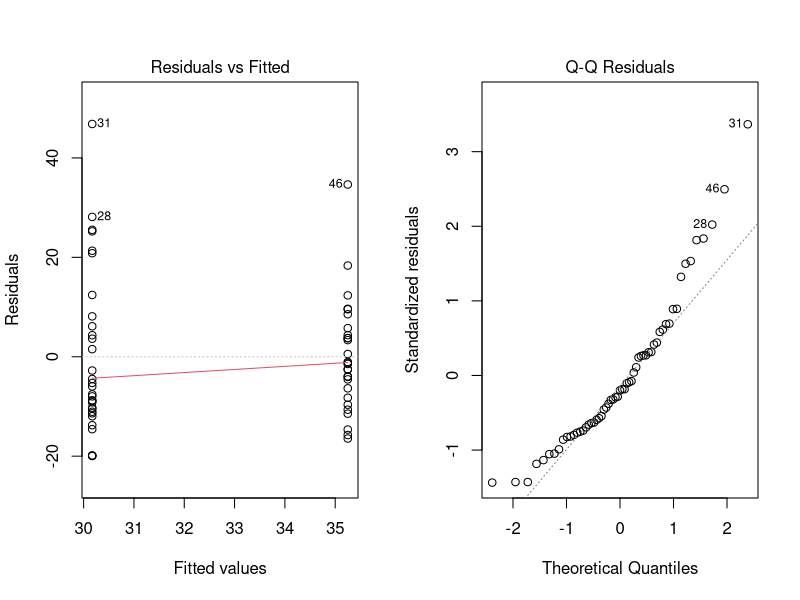
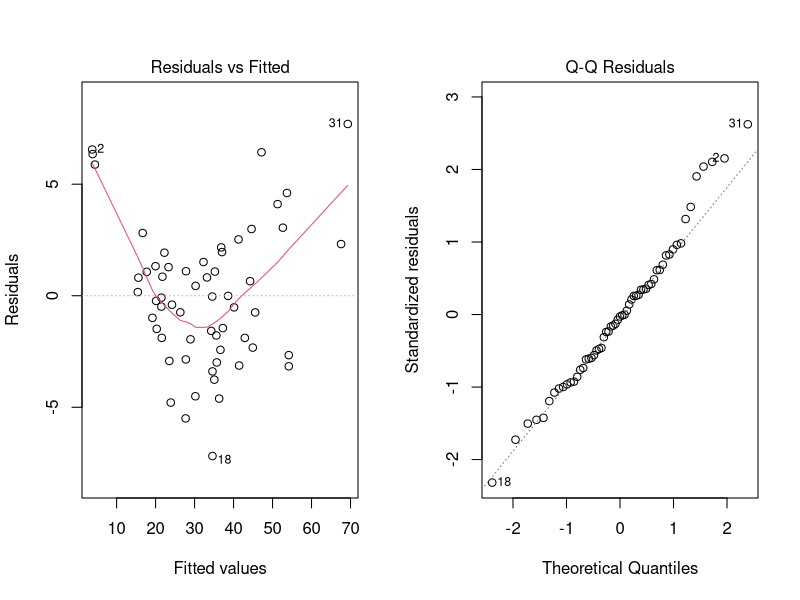
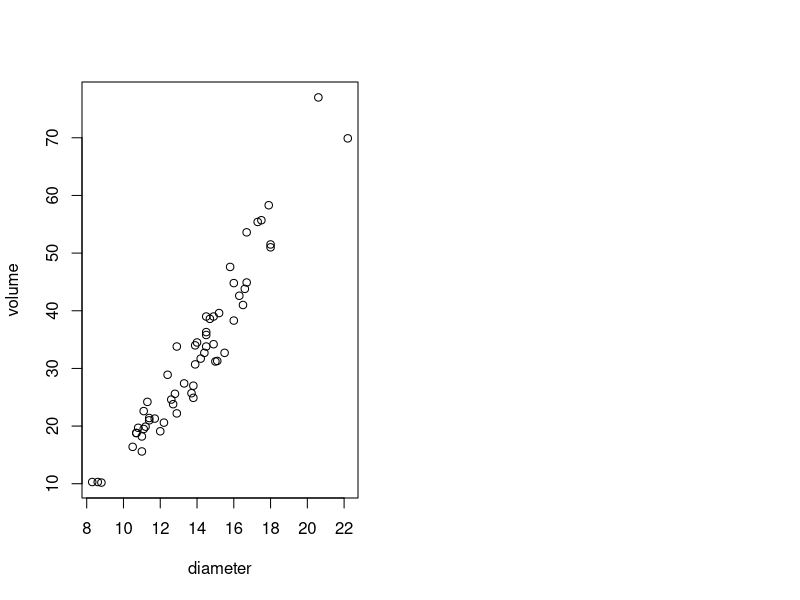
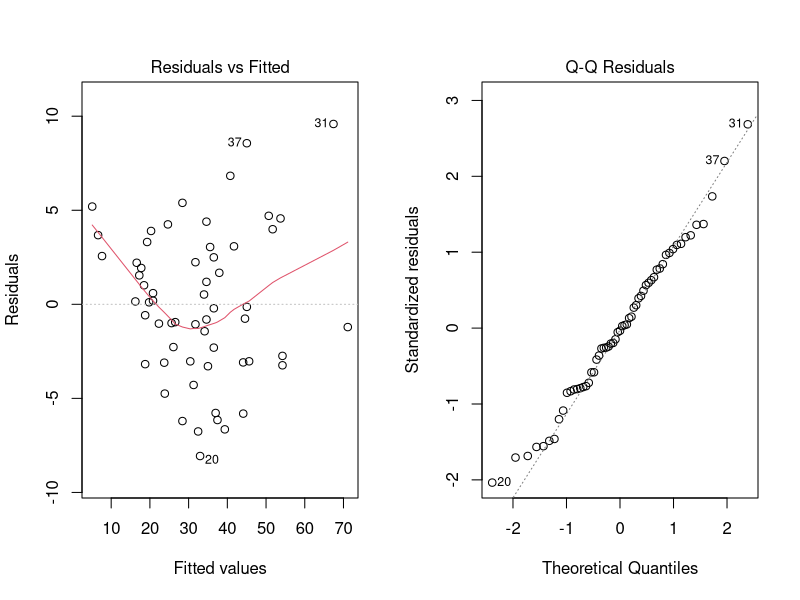
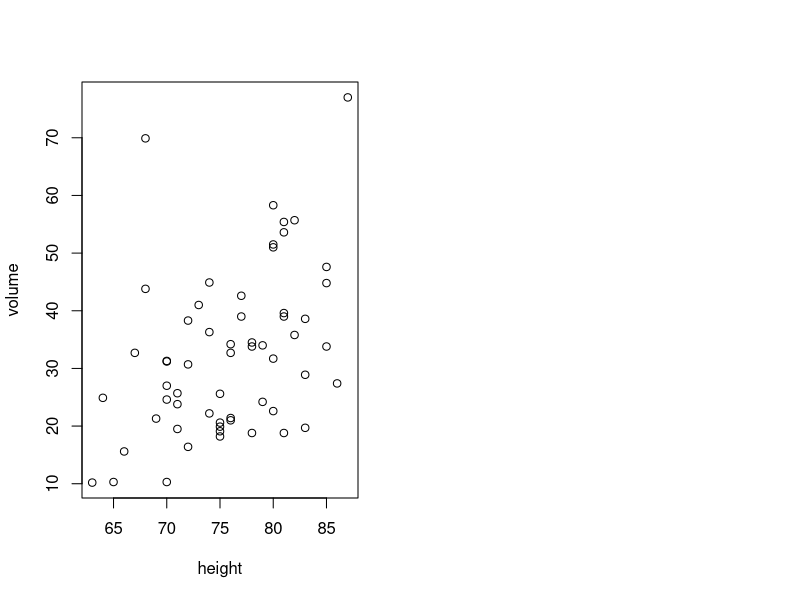
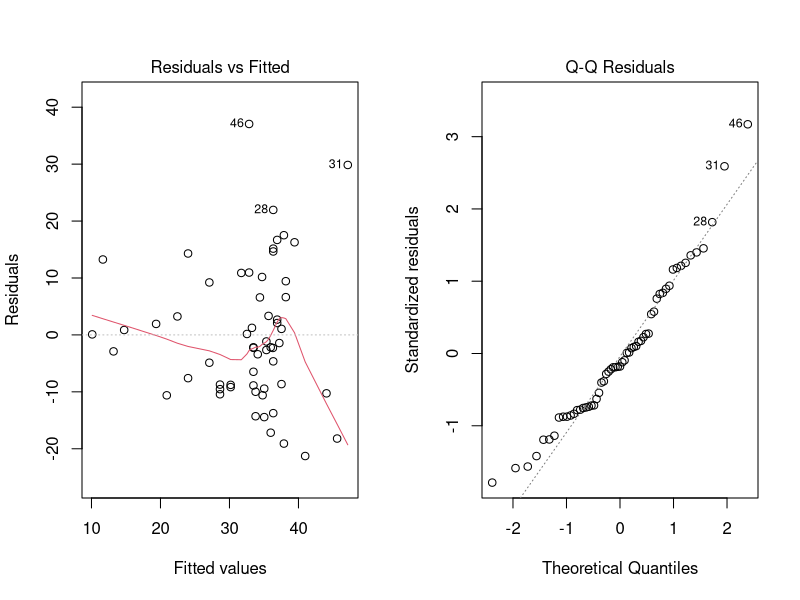
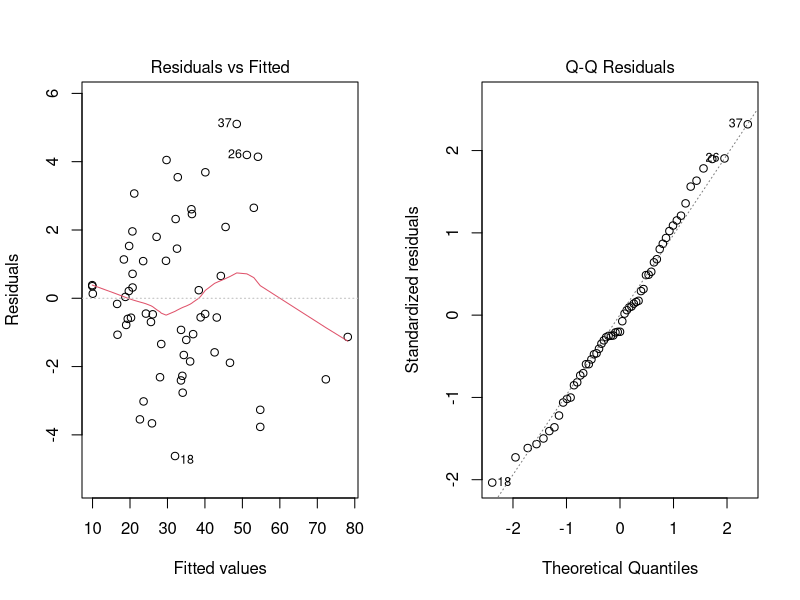
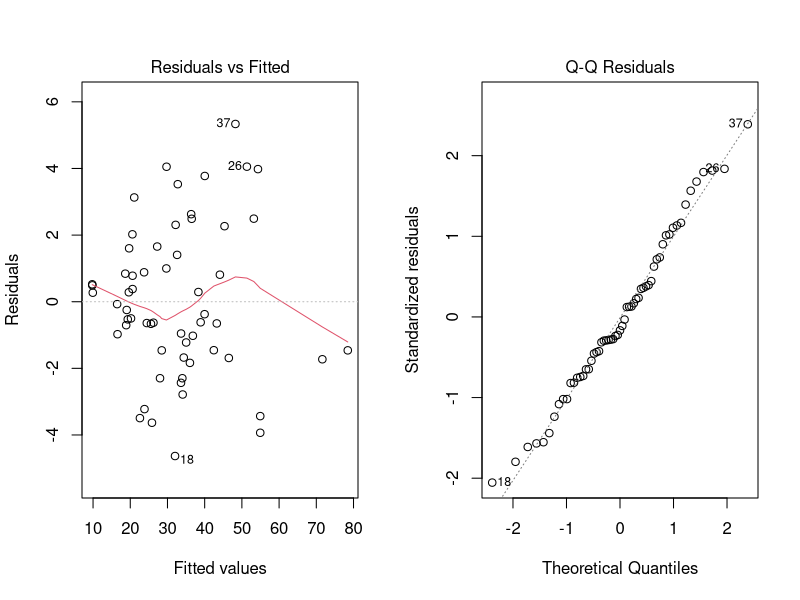

Here is the R script that generated these plots, in order:
## ---- chunk 1
library(tidyverse)
library(rstudioapi)
library(lme4)
library(car)
library(gridExtra)

knitr::opts_chunk$set(echo = TRUE)
setwd(dirname(getActiveDocumentContext()$path))
# round numbers to 3 digits
options(digits = 3)
## ---- chunk 2
# read the data
data <- read.table(file="data/treeVolume.txt", header=TRUE)
# make the variables as factors
data$type <- as.factor(data$type)
## ---- chunk 3
model <- lm(volume~type, data = data)
anova(model)
summary(model)
## ---- chunk 4
par(mfrow = c(1,2))
plot(model, 1); plot(model, 2)
## ---- chunk 5
## t-test check normality
# filter data for types

oak <- data %>% filter(type == "oak")
beech <- data  %>% filter(type == "beech")

shapiro.test(oak$volume); shapiro.test(beech$volume)

## ---- chunk 6
# perform Mann-Whitney
wilcox.test(oak$volume, beech$volume)
# perform Kolmogorov-Smirnoff
ks.test(oak$volume, beech$volume)
## ---- chunk 7
mystat <- function(x) sum(residuals(x)^2)
B <- 1000
tstar <- numeric(B)
for (i in 1:B) {treatstar <- sample(data$type)
tstar[i] <- mystat(lm(data$volume~treatstar)) }
myt <- mystat(lm(data$volume~data$type))
## ---- chunk 8
pl <- sum(tstar<myt)/B
pr <- sum(tstar>myt)/B
2*min(pl,pr)
## ---- chunk 9
# perform ANCOVA
model <- lm(volume~diameter+height+type, data = data)
anova(model)
summary(model)$r.squared
## ---- chunk 10
par(mfrow = c(1,2))
plot(model, 1); plot(model, 2)
## ---- chunk 11
# perform predictions
new_data <- data.frame(type = c("oak", "beech"), 
                       diameter = mean(data$diameter),
                       height = mean(data$height))

predict(model, new_data, type = "response")
## ---- chunk 12
# check normality
shapiro.test(data$volume)
shapiro.test(data$diameter)

# perform correlation test
cor.test(data$volume, data$diameter, method = "spearman")
plot(volume~diameter, data = data)
## ---- chunk 13
model <- lm(volume~type*diameter, data = data)
anova(model)
summary(model)
## ---- chunk 14
par(mfrow = c(1,2))
plot(model, 1); plot(model, 2)
## ---- chunk 15
# perform correlation test
cor.test(data$volume, data$height, method = "spearman")
plot(volume~height, data = data)
## ---- chunk 16
model <- lm(volume~type*height, data = data)
anova(model)
summary(model)
## ---- chunk 17
par(mfrow = c(1,2))
plot(model, 1); plot(model, 2)
## ---- chunk 18
# let's create a new variable - calculated volume

data <- data %>% 
  mutate(c_volume = height * (diameter/2)**2*pi)

## ---- chunk 19
model <- lm(volume~type*c_volume, data = data)
anova(model)
## ---- chunk 20
par(mfrow = c(1,2))
plot(model, 1); plot(model, 2)
## ---- chunk 21
model <- lm(volume~c_volume+type, data = data)
anova(model)
## ---- chunk 22
par(mfrow = c(1,2))
plot(model, 1); plot(model, 2)
## ---- chunk 23
model <- lm(volume~c_volume, data = data)
summary(model)
## ---- chunk 24
par(mfrow = c(1,2))
plot(model, 1); plot(model, 2)
